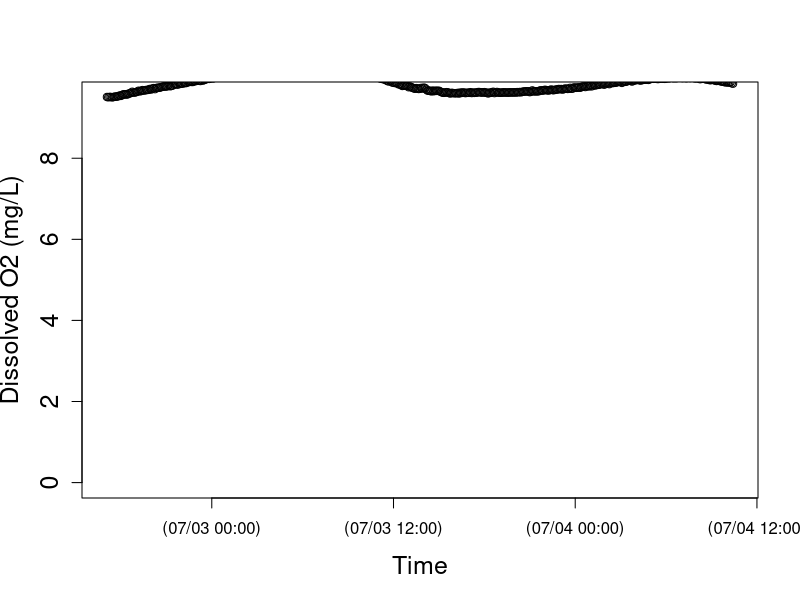
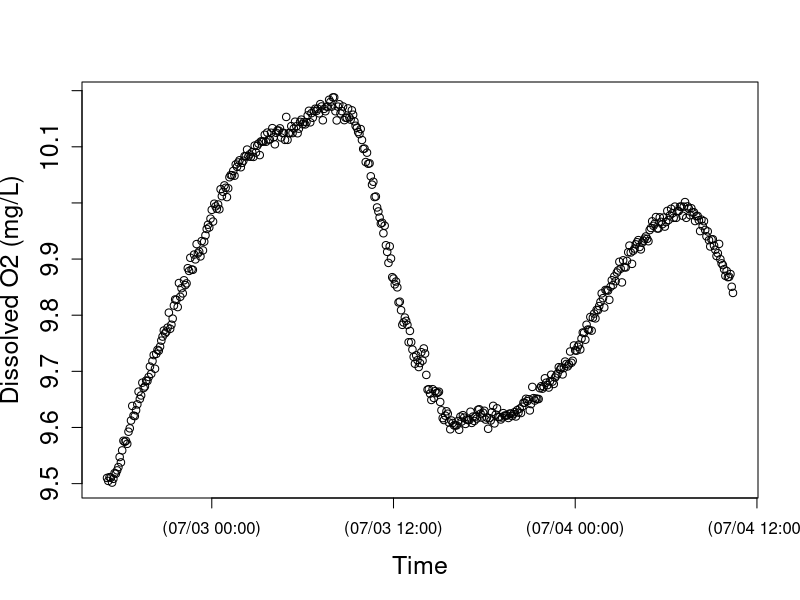

Recreate these plots in R, in order. (Note: this script raises an error after producing the figures.)
setwd("N:/Thesis.N/FreshStart_trans/TempLight_trans/TempLightSum18_trans/MI2jul18")
install.packages("chron")
library(chron)
StreamData=read.table("MI2jul18.txt",header=TRUE)  	##time is in seconds since 1970 and in UTC
StreamData$dtime<-chron(StreamData$time/86400)-(7/24)
## Check new chron object dtime and O2 data
## here is where you can target and remove outliers if you want to check before running models 
plot(StreamData$dtime, StreamData$oxy,cex.lab=1.5, cex.axis=1.5, lwd=1,ylim=c(0,9.5), xlab="Time",ylab="Dissolved O2 (mg/L)")
plot(StreamData$dtime, StreamData$oxy,cex.lab=1.5, cex.axis=1.5, lwd=1, xlab="Time",ylab="Dissolved O2 (mg/L)")

# END data important and management
# [2] LOAD O2 SATURATION FUNCTION

osat<- function(temp, bp) {
  
  tstd<-log((298.15-temp) / (273.15 + temp))
  
  a0<-2.00907
  a1<-3.22014
  a2<-4.0501
  a3<-4.94457
  a4<- -0.256847
  a5<- 3.88767
  
  u<-10^(8.10765-(1750.286/(235+temp)))
  
  sato<-(exp(a0 + a1*tstd + a2*tstd^2 + a3*tstd^3 + a4*tstd^4+a5*tstd^5))*((bp-u)/(760-u))*1.42905
  sato
}

#end of function
# END loading O2 SAT calc #
# [3] LOAD BAROMETRIC PRESSURE FUNCTION
## Function to correct barometric pressure for altitude. From Colt (2012).
## This function gives bp in mmHg for altitude given nearby measurement of standardized barometric pressure. 
## temp is degC 
## alt is m
## bpst is in inches of Hg and the sort of data you will find from U.S. weather stations.  Delete the *25.4 if you in the rest of the world where pressure is given in metric units
####function returns mm of Hg
bpcalc<- function(bpst, alt) {
  bpst*25.4*exp((-9.80665*0.0289644*alt)/(8.31447*(273.15+15)))
}
#end of function
# END loading BP calc function ####### 
# [4] LOAD GAS EXCHANGE (K) FUNCTIONS
# NOTE: The functions you use will depend on the methods used to estimate K (O2, propane, SF6). The temperature correction (Kcor) is embedded in the models below, but the Kcor function must be loaded into R before running the model.
# UNITS are day^(-1)
## This code does the opposite of Kcor below; it estimates K600 for KO2 at a given temperature. From Wanninkhof (1992).
K600fromO2<-function (temp, KO2) {
  ((600/(1800.6 - (120.1 * temp) + (3.7818 * temp^2) - (0.047608 * temp^3)))^-0.5) * KO2
}
#end of function
# This calculates K600 from K measured in a propane addition. From Raymond et al. (2012).
K600frompropane<-function (temp, Kpropane) {
  ((600/(2864 - (154.14 * temp) + (3.791 * temp^2) - (0.0379 * temp^3)))^-0.5) * Kpropane
}
#end of function
# This calculates K600 from K measured in a SF6 addition. From Raymond et al. (2012).
K600fromSF6<-function(temp, KSF6) {
  ((600/(3255.3-(217.13*temp)+(6.837*temp^2)-(0.08607*temp^3)))^-0.5)*KSF6
}
#end of function
# This function calculates KO2 at any given tempertaure from K600. via schmidt number scaling.  The scaling equation if From JÃ¤hne et al. (1987), Schmidt number conversions from Wanninkhof et al. 1992.
Kcor<-function (temp,K600){
  K600/(600/(1800.6-(temp*120.1)+(3.7818*temp^2)-(0.047608*temp^3)))^-0.5
}
#end of function
# END loading K functions
# [5] NIGHTTIME REGRESSION to estimate K -- OPTIONAL
### nighttime regression code to estimate K. Approach as in Hornberger and Kelly (1975).
## o2 file is your oxygen data (defined in subsetting)
## bp is barometric pressure in mm Hg for your site, 
## ts is the time step in MINUTES (not days as in metabolism code below)

nightreg<-function(o2file, bp, ts){
  
  temp<-o2file$temp
  oxy<-o2file$oxy
  
  # moving average on oxy data
  oxyf1<-filter(o2file$oxy,rep(1/3,3), sides=2)
  
  # trim the ends of the oxy data
  oxyf2<- oxyf1[c(-1,-length(oxyf1))]
  
  # calculate delO/delt; convert to units of days by ts in min-1*1440
  deltaO2<-((oxyf2[-1]-oxyf2[-length(oxyf2)])/ts)*1440
  
  # Trim the first two and last one from the temp data to match the filter oxy data
  temptrim<-temp[c(-2:-1,-length(temp))]
  
  # calc the dodef
  satdef<-osat(temptrim,bp)-oxyf2[-1]
  
  # fit linear model and plot using linear model fitting (lm) and abline functions in R stats package
  nreg<-lm(deltaO2~satdef)
  plot(satdef,deltaO2)
  abline(nreg)
  
  # use coef function in R stats package to get lm coefficients
  coeff<-coef(nreg)
  
  # output gives lm coeff and K600 (converted from nighttime regression estimate of KO2)
  out<-list(coeff, K600fromO2(mean(temp), coeff[2]))
  out
  
}
#end of function
# NOTE: this approach works better for some sites/dates than others; always check that your model fit is good and that your K600 estimate makes sense!
#Call as:  The first argument in the function defines when to pull data.  In this case on 10/27/204 (for spring creek) between 18:05 and 23:00

nightreg(StreamData[StreamData$dtime>=as.numeric(chron(dates="07/19/17", times="18:10:00")) & StreamData$dtime<=as.numeric(chron(dates="07/21/17", times="10:00:00")), ], bp=660, ts=10)
# END nighttime regression calculation of K #
# check that light makes sense
plot(StreamData$dtime, StreamData$light,cex.lab=1.5, cex.axis=1.5, lwd=1, xlab="Time",ylab="PAR (umol photons/s/m2)")
# END light
# [7] MODEL v1 - RIVERMETABK; solves for GPP, ER, AND K
##
# [7a] LOAD RIVERMETABK functions
###########################################

## VERSION 1 of possible metabolism model

##### now estimate metabolism

## parameter names (and units) for BOTH rivermetab functions (solving for or fixing K600):
## oxy.mod = modeled O2 (mg/L)
## oxy = O2 data (mg/L)
## MET[1] = GPP = estimated daily gross primary production (g O2 m-2 d-1); + flux of O2 production
## MET[2] = ER = estimated daily ecosystem respiration (g O2 m-2 d-1); - flux of O2 consumption 
## MET[3] = K = estimated K600 (d-1)
## z = estimated site depth (m)
## Kcor = KO2 corrected for temperature, calculated from K600 (d-1)
## bp = barometric pressure (mmHg)
## temp = water temperature (C)
## light = PAR data (or modlight from above light function)
## ts = time step of O2 data from logger (10 min intervals --> units are day, so 10/1440=0.06944)

# Model to calculate GPP, ER and K simultaneously
# This model is advantageous in the sense that one can estimate K from the data, but beware that it may be an overparameterized model.  
# Note that you have the opportunity below to use your light data or modeled light (here as data$light estimated for spring creek and french creek with the light model function above). You decide and modify the function and data names accordingly.

# rivermetabK is the master function that calls the MLE function (onestationmleK) and plotting function (onestationplot) below
rivermetabK<-function(o2file, z, bp, ts){
  
  ##pull data out of loaded o2file (subset in CALL function) and give it a name. 
  temp<-o2file$temp
  oxy<-o2file$oxy
  light<-o2file$light
  
  ##This calls onestationmleK (below) to calculate metabolism by non-linear minimization. We use nlm() function in R stats package; for more information see "help(nlm)"  The first argument is the function to be minimized, the second defines the starting values.  The function that is minimized (onestationmleK, see below) always has as its first argument, a vector of parameters (MET), and second argument a vector of starting values for those parameters, p=c(3,-5, 10).
  
  river.mle<-nlm(onestationmleK, p=c(3,-5, 10), oxy=oxy, z=z,temp=temp,light=light, bp=bp, ts=ts)
  
  ##plot modeled and measaured O2 given MLE estimates of GPP, ER, and K600.  It calls a function below onestationplot()
  
  onestationplot(GPP=river.mle$estimate[1], ER=river.mle$estimate[2],oxy=oxy,z=z,temp=temp,light=light, K=river.mle$estimate[3], bp=bp, ts=ts)
  
  ##return GPP, ER, K600, and MLE values
  b <- list(GPP=river.mle$estimate[1], ER=river.mle$estimate[2], K600=river.mle$estimate[3], neglogL=river.mle$minimum[1])
  b
}
# end of function
# This function returns the negative log likelihood value given O2 data and estimates of GPP, ER, and K (which is vector MET); is included in master rivermetabK function above
onestationmleK<-function(MET,temp, oxy, light, z, bp, ts) {
  
  # create new vector for modeled O2
  oxy.mod<-numeric(length(data))
  # give starting value from oxygen data; this is the only time O2 data is used to model GPP and ER
  oxy.mod[1]<-oxy[1]
  
  # this is the metabolism equation as in Van de Bogert et al 2007 L&OMethods
  for (i in 2:length(oxy)) {oxy.mod[i]<-oxy.mod[i-1]+((MET[1]/z)*(light[i]/sum(light)))+ MET[2]*ts/z+(Kcor(temp[i],MET[3]))*ts*(osat(temp[i],bp)-oxy.mod[i-1]) }
  
  ##below is MLE calculation; output is -log likelihood
  # diff in measured and modeled O2
  sqdiff<-(oxy-oxy.mod)^2 
  # likelihood function
  L <- length(oxy) * (log(((sum(sqdiff)/length(oxy))^0.5))+0.5*log(6.28)) + ((2*sum(sqdiff)/length(oxy))^-1) * sum(sqdiff)
  L
}
# end of function
# this function plots modeled O2 and O2 data from estimates of daily GPP, ER, and K; is included in master rivermetabK function above
# Calls same metabolism equation as in mle function, but plots modeled O2 as a function of GPP, ER, and K estimates from mle
# use this to visually assess your model estimates (should be good agreement between modeled and measured O2)
onestationplot<-function(GPP, ER, oxy, z, temp, K, light, bp, ts) {
  
  oxy.mod<-numeric(length(oxy))
  oxy.mod[1]<-oxy[1]
  
  # this is the metabolism equation as in Van de Bogert et al (2007) L&OMethods
  for (i in 2:length(oxy)) { oxy.mod[i]<-oxy.mod[i-1]+((GPP/z)*(light[i]/sum(light)))+ ER*ts/z+(Kcor(temp[i],K))*ts*(osat(temp[i],bp)-oxy.mod[i-1]) }
  
  plot(seq(1:length(oxy)),oxy.mod, type="l",xlab="Time", ylab="Dissolved oxygen  (mg/L)", cex.lab=1.5, cex.axis=1.5, lwd=2 )
  points(seq(1:length(oxy)),oxy)
}
# end of function

####### END LOADING rivermetabK function #
# [7b] CALL RIVERMETABK function
###########################################

## Call as:  z is depth in m, bp is im mmHg, ts is time steps in days.

# for spring creek data; 10/28/14
rivermetab<-function(o2file, z, bp, ts, K){
  
  ##pull data out of loaded o2file (subset in CALL function) and give it a name. 
  temp<-o2file$temp
  oxy<-o2file$oxy
  light<-o2file$light
  
  ##calculate metabolism by non linear minimization of MLE function (below)
  river.mle<-nlm(onestationmle, p=c(3,-5), oxy=oxy, z=z,temp=temp,light=light, bp=bp, ts=ts, K=K)
  
  ##plot data; uses same plot function as given for rivermetabK above (relisted below to keep each model as own unit)
  onestationplot(GPP=river.mle$estimate[1], ER=river.mle$estimate[2],oxy=oxy,z=z,temp=temp,light=light, K=K, bp=bp, ts=ts)
  
  ##return GPP, ER, and MLE value
  b<-list(GPP= river.mle$estimate[1], ER= river.mle$estimate[2],  neglogL= river.mle$minimum[1])
  b
}
# end of function

# function returns the likelihood value given O2 data and estimates of GPP, ER (which is vector MET); is included in master rivermetab function above; K600 is fixed
onestationmle<-function(MET,temp, oxy, light, z, bp, ts, K) {
  
  oxy.mod<-numeric(length(data))
  oxy.mod[1]<-oxy[1]
  
  # this is the metabolism equation as in Van de Bogert et al 2007 L&OMethods
  for (i in 2:length(oxy)) {oxy.mod[i]<-oxy.mod[i-1]+((MET[1]/z)*(light[i]/sum(light)))+ MET[2]*ts/z+(Kcor(temp[i],K))*ts*(osat(temp[i],bp)-oxy.mod[i-1]) }
  
  ## below is MLE calculation; output is likelihood
  # diff in measured and modeled O2
  sqdiff<-(oxy-oxy.mod)^2 
  # likelihood function
  L <- length(oxy)*(log(((sum(sqdiff)/length(oxy))^0.5)) +0.5*log(6.28)) + ((2*sum(sqdiff)/length(oxy))^-1)*sum(sqdiff)
  L
}
#end of function

# (As in rivermetabK)
# this function plots modeled O2 and O2 data from estimates of daily GPP and ER; is included in master rivermetab function above
# Calls same metabolism equation as in mle function, but plots modeled O2 as a function of GPP, ER estimates from mle
# use this to visually assess your model estimates (should be good agreement between modeled and measured O2)
onestationplot<-function(GPP, ER, oxy, z, temp, K, light, bp, ts) {
  
  oxy.mod<-numeric(length(oxy))
  oxy.mod[1]<-oxy[1]
  
  # this is the metabolism equation as in Van de Bogert et al (2007) L&OMethods
  for (i in 2:length(oxy)) { oxy.mod[i]<-oxy.mod[i-1]+((GPP/z)*(light[i]/sum(light)))+ ER*ts/z+(Kcor(temp[i],K))*ts*(osat(temp[i],bp)-oxy.mod[i-1]) }
  
  plot(seq(1:length(oxy)),oxy.mod, type="l",xlab="Time", ylab="Dissolved oxygen  (mg/L)", cex.lab=1.5, cex.axis=1.5, lwd=2 )
  points(seq(1:length(oxy)),oxy)
  
  print(summary(lm(oxy~oxy.mod)))
  
}
# end of function
####### END loading rivermetab function ####### 
## Call as:  z is depth in m, bp is im mmHg, ts is time steps in days.

# 5 MIN timestep!! literature k600 values based on slope
rivermetab(o2file=StreamData[StreamData$dtime>=as.numeric(chron(
  dates="07/02/18", times="17:10:00")) & StreamData $dtime<=as.numeric(chron(
    dates="07/04/18", times="10:30:00")), ], 
  z=0.112, 
  bp=717, 
  ts=0.0034722, 
  K=118.995357)
# 10 MIN timestep!! literature k600 values based on slope
rivermetab(o2file=StreamData[StreamData$dtime>=as.numeric(chron(
  dates="07/02/18", times="17:10:00")) & StreamData $dtime<=as.numeric(chron(
    dates="07/04/18", times="10:30:00")), ], 
  z=0.112, 
  bp=717, 
  ts=0.0069444, 
  K=118.995357)

# 5 MIN timestep!! my derived k600 values based on velocity
rivermetab(o2file=StreamData[StreamData$dtime>=as.numeric(chron(
  dates="07/02/18", times="17:10:00")) & StreamData $dtime<=as.numeric(chron(
  dates="07/04/18", times="10:30:00")), ], 
  z=0.112, 
  bp=717, 
  ts=0.0034722, 
  K=36.7744861)
# 10 MIN timestep!! my derived k600 values based on velocity
rivermetab(o2file=StreamData[StreamData$dtime>=as.numeric(chron(
  dates="07/02/18", times="17:10:00")) & StreamData $dtime<=as.numeric(chron(
    dates="07/04/18", times="10:30:00")), ], 
  z=0.112, 
  bp=717, 
  ts=0.0069444, 
  K=36.7744861)

# 5 MIN timestep!! full model as is 
rivermetabK(o2file=StreamData[ StreamData $dtime>=as.numeric(chron(
  dates="07/02/18", times="17:10:00")) & StreamData $dtime<=as.numeric(chron(
  dates="07/04/18", times="10:30:00")), ], 
  z=0.112, 
  bp=717, 
  ts=0.003472)
